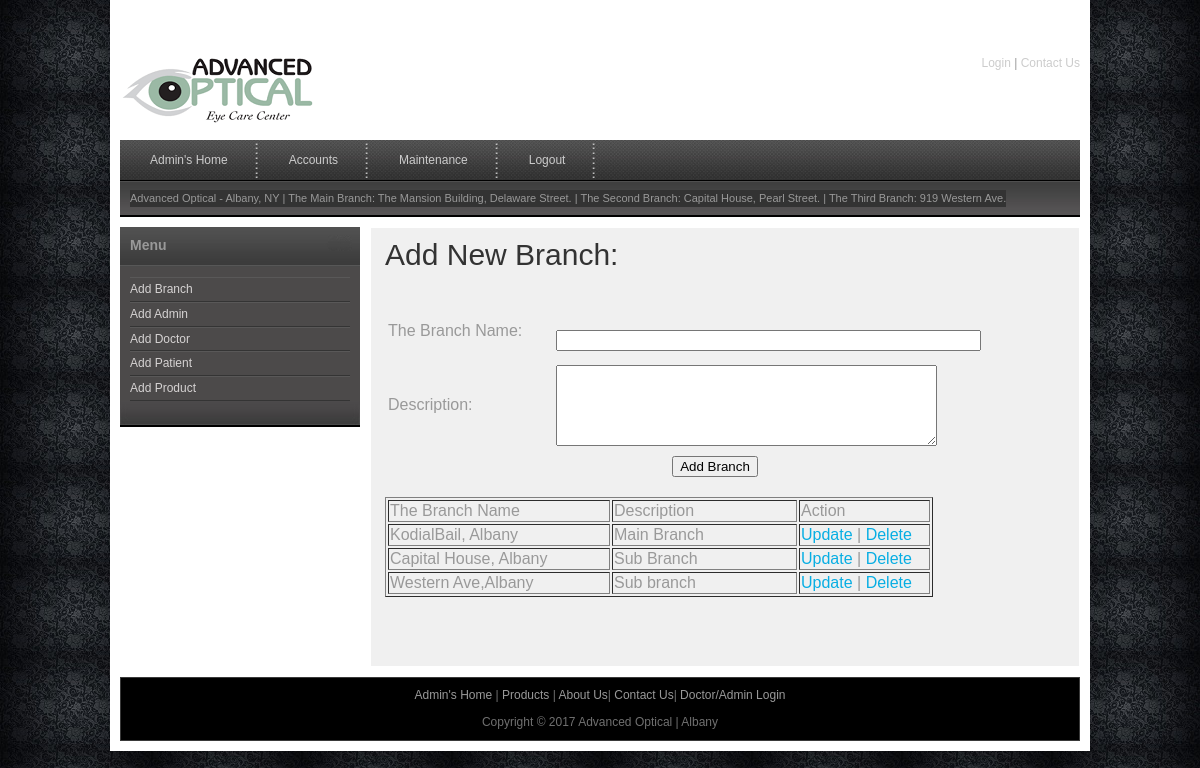
Page /addbranch.php (signed in) on the committed database.
### tables this page shows
CREATE TABLE IF NOT EXISTS `branch` (
  `branch_id` int(10) NOT NULL AUTO_INCREMENT,
  `branch_name` varchar(30) NOT NULL,
  `description` varchar(50) NOT NULL,
  PRIMARY KEY (`branch_id`)
);

### addbranch.php (the view, shortened to what this page needs)
<?php
$branchname="";
$desc="";
include("includes/header.php");
include("includes/conn.php");
$result = mysqli_query($con,"SELECT * FROM branch");
?>
    <div id="tm_main">
   		<div id="sidebar" class="float_l">
        	<div class="sidebar_box"><span class="bottom"></span>
           	<?php
			include("sidebar.php");
			if($_SESSION["logtype"]=='Administrator')
			{
				maintenancesidebar();
			}
			?>
            </div>
   		</div>
        <div id="content" class="float_r">
        <div id="content_main">
          <form id="adbranch" name="adbranch" method="post" action="addbranch.php" onsubmit="return validation()">
            <h1>Add New Branch:</h1>
            <table width="660" border="0">
              <tr>
                <td width="143" height="34"><label for="bname" class="left">The Branch Name:</label></td>
                <td width="300"><p>&nbsp;
                  </p>
                  <p>
                    <input name="bname" class="right" type="text" id="bname" size="50" value="<?php echo ($branchname!="")?$branchname:"" ;?>" />
                </p></td>
              </tr>
              <tr>
                <td height="33"><label class="left" for="doclname2">Description:</label></td>
                <td><label for="description"></label>
                <textarea name="description" id="description" cols="45" rows="5" ><?php echo ($desc!="")?$desc:"" ;?></textarea></td>
              </tr>
              <tr>
                <td height="36" colspan="2" align="center">
                <?php
                if(isset($_GET['act']) and $_GET['act']=="edit")
                {
					?>
                	<input type="submit" name="update" id="update" value="Update" />
                	<?php
                }
                else
                {
					?>
                	<input type="submit" name="add" id="add" value="Add Branch" />
                	<?php
                }
               ?>
               </td>
            </tr>
            </table>
            <table width="548" border="1">
              <tr>
                <td width="218">The Branch Name</td>
                <td width="181">Description</td>
                <td width="127">Action</td>
              </tr>
              <?php
           	while($row = mysqli_fetch_array($result))
  			{
  				echo "<tr>";
   				$selbr= mysqli_query($con,"SELECT * FROM branch where branch_id = '$row[branch_id]'");
  				$recbr = mysqli_fetch_array($selbr);
  				echo "<td>" . $recbr['branch_name'] . "</td>";
  				echo "<td>" . $recbr['description'] . "</td>";
				echo "<td><a href='addbranch.php?branchid=$row[branch_id]&act=edit'>Update</a> | <a href='addbranch.php?branchid=$row[branch_id]&act=delete'>Delete</a></td>";
 			 	echo "</tr>";
  			}
  			?>
            </table>
            <p>&nbsp;</p>
          	</form>
          	<p>&nbsp;</p>
        </div>
	</div>
    </div>
<?php
include("includes/footer.php");
?>

### css/tm_style.css (style rules this page uses)
body { margin: 0; padding: 0; color: #999; font-family: Tahoma, Geneva, sans-serif; font-size: 12px; line-height: 1.4em; background-color: #2e2e2e; background-repeat: repeat; background-image: url(../images/tm_body.jpg) }
a, a:link, a:visited { color: #08aee3; font-weight: normal; text-decoration: none; }
p { margin: 0 0 10px 0; padding: 0; }
h1, h2, h3, h4, h5, h6 { color: #333; font-weight: normal; }
h1 { font-size: 30px; margin: 0 0 30px; padding: 5px 0; }
.float_l { float: left }
.float_r { float: right }
#tm_main { width: 100%; margin-bottom: 10px; }
#content { width: 680px; background: #f0f0f0; border: 1px solid #fff; padding: 14px; }
#sidebar { width: 240px }
.sidebar_box { position: relative; background: #4c4a4a; margin-bottom: 36px; }
.sidebar_box span.bottom { position: absolute; bottom: -26px; left: 0; width: 240px; height: 26px; background: url(../images/tm_sidebar_bottom.jpg) }

### rows in the picture
branch: branch_name "KodialBail, Albany", description "Main Branch"
branch: branch_name "Capital House, Albany", description "Sub Branch"
branch: branch_name "Western Ave,Albany", description "Sub branch"
